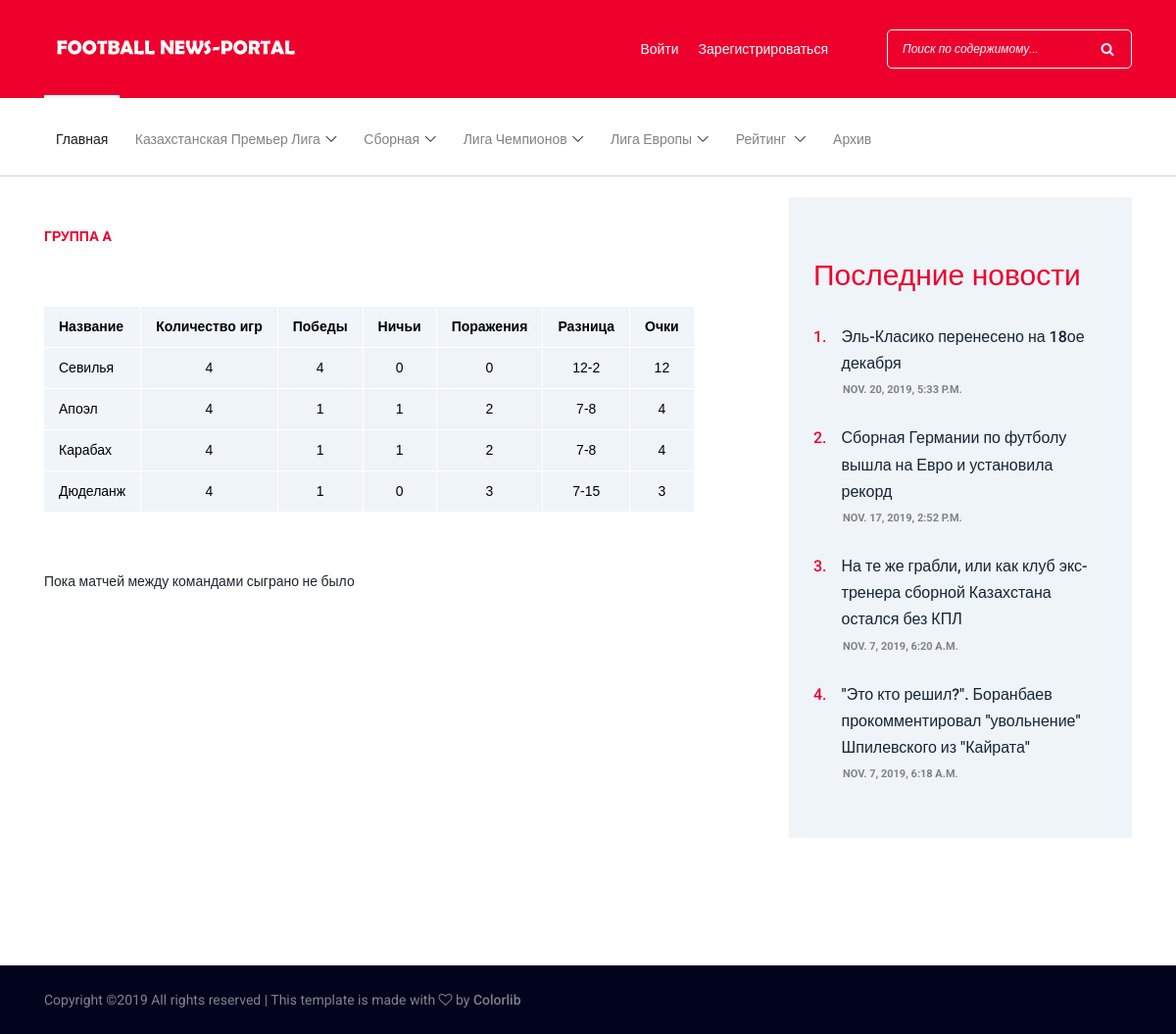
The app's page /section/UEL/group/A/, older data.
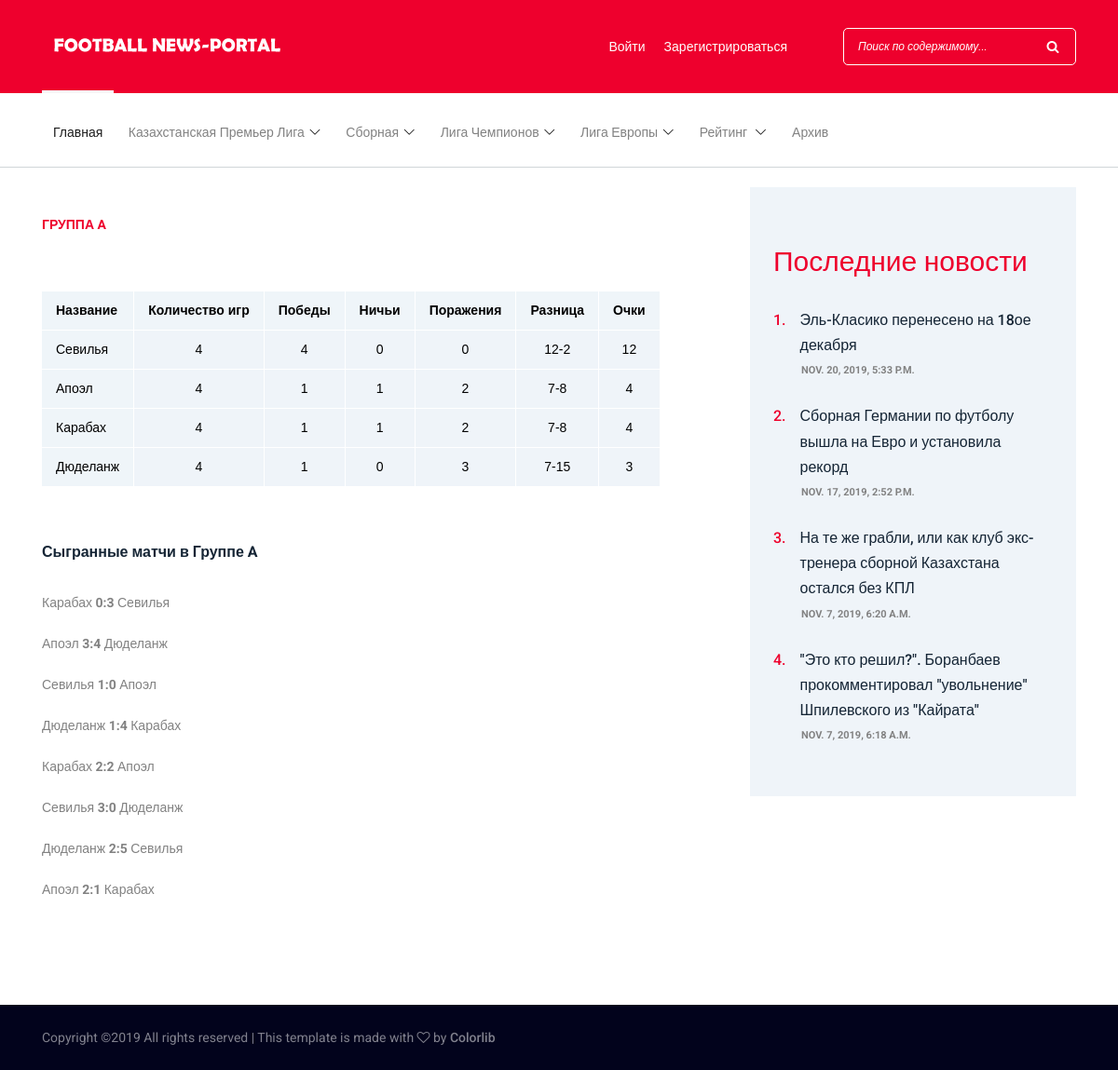
The same page, newer data.
### Django_App/applications/kpl/models.py (models this page shows, shortened)
class Eu_club(models.Model):
    club_name = models.CharField(max_length=100)
    matches_played = models.IntegerField(default=0)
    count_of_wins = models.IntegerField(default=0)
    count_of_draws = models.IntegerField(default=0)
    count_of_loses = models.IntegerField(default=0)
    goal_difference = models.CharField(default=0, max_length=10)
    earned_points = models.IntegerField(default=0)
    started_points = models.IntegerField(default=0)
    tournament_played = models.CharField(default='UCL', max_length=100)
    group = models.CharField(default=0, max_length=1)
    def __str__(self):
        return str(self.club_name)

class Eu_cycle(models.Model):
    home_team = models.ForeignKey(Eu_club, on_delete=models.CASCADE, related_name='salam')
    away_team = models.ForeignKey(Eu_club, on_delete=models.CASCADE, related_name='molekulam')
    result = models.CharField(default=0, max_length=10)
    tournament_played = models.CharField(default='UEL', max_length=100)
    group = models.CharField(default='L', max_length=1)

### Django_App/applications/news/models.py (models this page shows, shortened)
class News(models.Model):
    KPL = 'Казахстанская-премьер лига'  # Kazakhstan premier league
    NAT_TEAM = 'Национальная сборная по футболу'  # National team of Kazakhstan
    UCL = 'Лига чемпионов УЕФА'  # UEFA Champions League
    UEL = 'Лига Европы УЕФА'  # UEFA Europe League
    ANOTHER = 'Другое'  # Another
    TAG_TYPES = [
        (ANOTHER, 'Другое'),
        (KPL, 'Казахстанская-премьер лига'),
        (NAT_TEAM, 'Национальная сборная по футболу'),
        (UCL, 'Лига чемпионов УЕФА'),
        (UEL, 'Лига Европы УЕФА'),
    ]
    news_author = models.ForeignKey(User, on_delete=models.CASCADE, default=True)
    news_title = models.CharField('Title of the news', max_length=200)
    news_sh_description = models.CharField('Short description of the news', max_length=800)
    news_content = RichTextUploadingField()
    news_tag = models.CharField(max_length=100, choices=TAG_TYPES, default=ANOTHER)
    publication_date = models.DateTimeField('Date of publication of the news')
    count_of_views = models.IntegerField('Count of views of the news')
    img = models.ImageField(upload_to='images/')
    likes = models.IntegerField(default=0)

### Django_App/applications/kpl/views.py (the view)
# urls.py: path('<slug:tournament_type>/group/<slug:group>/', views.UCL_groupTable, name='euro_group_table'),
def UCL_groupTable(request, group, tournament_type):
    try:
        if tournament_type == 'UCL':
            News = apps.get_model('news', 'News')
            latest_news = News.objects.order_by('-publication_date')[:4]
            club_list = Eu_club.objects.filter(tournament_played='UCL', group=group).order_by('-earned_points')
            matches_played = Eu_cycle.objects.filter(tournament_played='UCL', group=group)
            context = {'latest_news': latest_news, 'club_list': club_list, 'matches_played': matches_played}
            return render(request, 'kpl/eu_group.html', context)
        elif tournament_type == 'UEL':
            News = apps.get_model('news', 'News')
            latest_news = News.objects.order_by('-publication_date')[:4]
            club_list = Eu_club.objects.filter(tournament_played='UEL', group=group).order_by('-earned_points')
            matches_played = Eu_cycle.objects.filter(tournament_played='UEL', group=group)
            context = {'latest_news': latest_news, 'club_list': club_list, 'matches_played': matches_played}
            return render(request, 'kpl/eu_group.html', context)
        else:
            render(request, 'kpl/eu_group.html', {})
    except:
        raise Http404("Запрашиваемая ваша страница либо перемещена либо навсегда удалена!")

### templates/kpl/eu_group.html
{% extends 'news/index.html' %}
{% block main %}
    <div class="blog-area section-padding-0-80">
        <div class="container">
            <div class="row">
                <div class="col-12 col-lg-8">
                    <div class="blog-posts-area">
                        <div class="single-blog-post featured-post mb-30">
                            <div class="post-data">
                                {% if club_list %}
                                <a href="{% url 'kpl:ucl_group_table' %}" class="post-catagory">Группа {{ club_list.0.group }}<br><br></a>
                                    <div class="post-data">
                                            <table>
                                            <tr>
                                                <th>Название</th>
                                                <th>Количество игр</th>
                                                <th>Победы</th>
                                                <th>Ничьи</th>
                                                <th>Поражения</th>
                                                <th>Разница</th>
                                                <th>Очки</th>
                                            </tr>
                                            {% for i in club_list %}
                                                <tr>
                                                    <td>{{ i.club_name }}</td>
                                                    <td>{{ i.matches_played }}</td>
                                                    <td>{{ i.count_of_wins }}</td>
                                                    <td>{{ i.count_of_draws }}</td>
                                                    <td>{{ i.count_of_loses }}</td>
                                                    <td>{{ i.goal_difference }}</td>
                                                    <td>{{ i.earned_points }}</td>
                                                </tr>
                                            {% endfor %}
                                        </table>
                                    </div>
                            </div>
                            {% else %}
                                    Запрашиваемая группа не найдена!
                            {% endif %}
                        {% if matches_played %}
                            <a href="#" class="post-title">
                                    <h6>Сыгранные матчи в Группе {{ club_list.0.group }}<br><br></h6>
                            </a>
                            {% for match in matches_played %}
                                <div class="post-meta">
                                    <p class="post-excerp">{{ match.home_team }} <strong>{{ match.result }}</strong> {{ match.away_team }}</p>
                                </div>
                            {% endfor %}
                        {% else %}
                            Пока матчей между командами сыграно не было
                        {% endif %}
                        </div>
                    </div>
                </div>
                <div class="col-12 col-lg-4">
                    <div class="blog-sidebar-area">
                        <div class="popular-news-widget mb-50">
                            <h3>Последние новости</h3>
                            {% if latest_news %}
                                {% for news in latest_news %}
                                    <div class="single-popular-post">
                                        <a href="{% url 'news:one_by_one' news.id %}">
                                            <h6><span>{{ forloop.counter }}.</span> {{ news.news_title }}</h6>
                                        </a>
                                        <p>{{ news.publication_date }}</p>
                                    </div>
                                {% endfor %}
                            {% else %}
                                Пока еще нет последних новостей.
                            {% endif %}
                        </div>
                    </div>
                </div>
            </div>
        </div>
    </div>
{% endblock %}

### templates/news/index.html (shortened to what this page needs)
{% load static %}
<!DOCTYPE html>
<html lang="en">
<head>
    <link rel="stylesheet" href="{% static 'style.css' %}">
    <link rel="stylesheet" href="{% static 'table.css' %}">
</head>
<body>
    <header class="header-area">
        <div class="top-header-area">
            <div class="container">
                <div class="row">
                    <div class="col-12">
                        <div class="top-header-content d-flex align-items-center justify-content-between">
                            <div class="logo">
                                <a href="{% url 'news:index' %}"><img src="{% static 'img/core-img/football-logo.png' %}" alt=""></a>
                            </div>
                            <div class="login-search-area d-flex align-items-center">
                                {% if user.is_authenticated %}
                                    <div class="login d-flex">
                                        <a href="{% url 'news:profile' user.username%}">{{ user.username }}</a>
                                        <a href="{% url 'logout' %}">Выйти</a>
                                    </div>
                                {% else %}
                                    <div class="login d-flex">
                                        <a href="{% url 'login' %}?next={{ request.path }}">Войти</a>
                                        <a href="{% url 'news:register' %}">Зарегистрироваться</a>
                                    </div>
                                {% endif %}
                                <div class="search-form">
                                    <form action="{% url 'news:search' %}" method="post">
                                        <input type="search" name="search" class="form-control" placeholder="Поиск по содержимому...">
                                        <button type="submit"><i class="fa fa-search" aria-hidden="true"></i></button>
                                    </form>
                                </div>
                            </div>
                        </div>
                    </div>
                </div>
            </div>
        </div>
        <div class="newspaper-main-menu" id="stickyMenu">
            <div class="classy-nav-container breakpoint-off">
                <div class="container">
                    <nav class="classy-navbar justify-content-between" id="newspaperNav">
                        <div class="classy-menu">
                            <div class="classynav">
                                <ul>
                                    <li class="active"><a href="{% url 'news:index' %}">Главная</a></li>
                                    <li><a href="#">Казахстанская премьер лига</a>
                                    </li>
                                    <li><a href="#">Сборная</a>
                                    </li>
                                    <li><a href="#">Лига чемпионов</a>
                                    </li>
                                    <li><a href="#">Лига Европы</a>
                                    </li>
                                    <li><a href="#">Рейтинг </a>
                                    </li>
                                    <li><a href="{% url 'news:archive' %}">Архив</a></li>
                                </ul>
                            </div>
                        </div>
                    </nav>
                </div>
            </div>
        </div>
    </header><br>
    {% block main %}{% endblock %}
    <footer class="footer-area">
        <div class="bottom-footer-area">
            <div class="container h-100">
                <div class="row h-100 align-items-center">
                    <div class="col-12">
                        <p>
Copyright &copy;<script>document.write(new Date().getFullYear());</script> All rights reserved | This template is made with <i class="fa fa-heart-o" aria-hidden="true"></i> by <a href="https://colorlib.com" target="_blank">Colorlib</a>
</p>
                    </div>
                </div>
            </div>
        </div>
    </footer>
</body>
</html>

### static/table.css (style rules this page uses)
table { font-family: "Lucida Sans Unicode", "Lucida Grande", Sans-Serif, serif; font-size: 14px; border-collapse: collapse; text-align: center; }
th, td:first-child { background: #EFF5F9; color: black; padding: 10px 15px; }
th, td { border-style: solid; border-width: 0 1px 1px 0; border-color: white; }
td { background: #EFF4F9; }
th:first-child, td:first-child { text-align: left; }
tr { color: black; }

Row changes from the older to the newer data that the page shows:
shown differently, row unchanged: Eu_club "Севилья": group (not shown) → "A"
added Eu_cycle: home_team "Карабах", result "0:3", away_team "Севилья"
added Eu_cycle: home_team "Апоэл", result "3:4", away_team "Дюделанж"
added Eu_cycle: home_team "Севилья", result "1:0", away_team "Апоэл"
added Eu_cycle: home_team "Дюделанж", result "1:4", away_team "Карабах"
added Eu_cycle: home_team "Карабах", result "2:2", away_team "Апоэл"
added Eu_cycle: home_team "Севилья", result "3:0", away_team "Дюделанж"
added Eu_cycle: home_team "Дюделанж", result "2:5", away_team "Севилья"
added Eu_cycle: home_team "Апоэл", result "2:1", away_team "Карабах"
Text that changed along with them:
text no longer shown: "Пока матчей между командами сыграно не было"
text now shown: "Сыгранные матчи в Группе"
